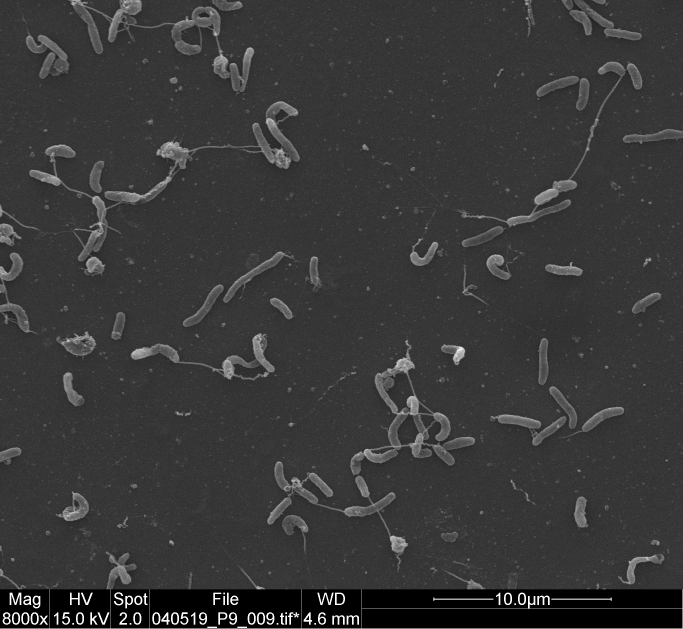
#> input picture PngTest.png, 2048 x 1886 px (shown at 1/3 size)
$ python -i automation.py   (imports and definitions only)
#> lines starting #> are read from the running program, lines starting #| are printed output that depends on the picture; after the words box and inside, x2 and y2 are one past the last pixel; in counts of white or black regions, pixels touching at a corner belong together
import matplotlib.pyplot as plt
import numpy as np
import math
from skimage import io
from skimage import feature
from skimage import draw
from skimage import util
from skimage import color
from skimage import morphology
from skimage import filters
from skimage import measure
from skimage import transform
from skimage import exposure
from skimage import segmentation as segs
from scipy import ndimage as ndi
from sklearn.neighbors import NearestNeighbors
import matplotlib.lines as lines
import os

# TODO:
# INTEGRATE WITH BETTER PREPROCESSING
# FIX ISSUE WITH THE FILLED IN NODES BEING JUST ONE
# Fix issue when it identifies letters on bottom as nodes

# CALL THIS FROM LOGIC TO GET SLICES OF LOCATIONS
def findNodes(filename):
    # filename = '040519_P9_009_cropped.tif'
    # filename2 = '040519_E5_013.tif'

#> called with filename = 'PngTest.png'
    image = plt.imread(filename)
#> image is the input picture: shape (1886, 2048, 4) float32; mean R, G, B, A 0.221, 0.221, 0.221, 1
    cells = np.asarray(image)

    scalebar_start = np.size(cells, 0)
#> scalebar_start = 1886
    found_scalebar = False
    for row in range(np.size(cells, 0)):
        if not found_scalebar:
            if np.amin(cells[row]) == 0:
                scalebar_start = row
                found_scalebar = True
#> after the loop, found_scalebar = True; scalebar_start = 1768

    cells = cells[:scalebar_start][:]
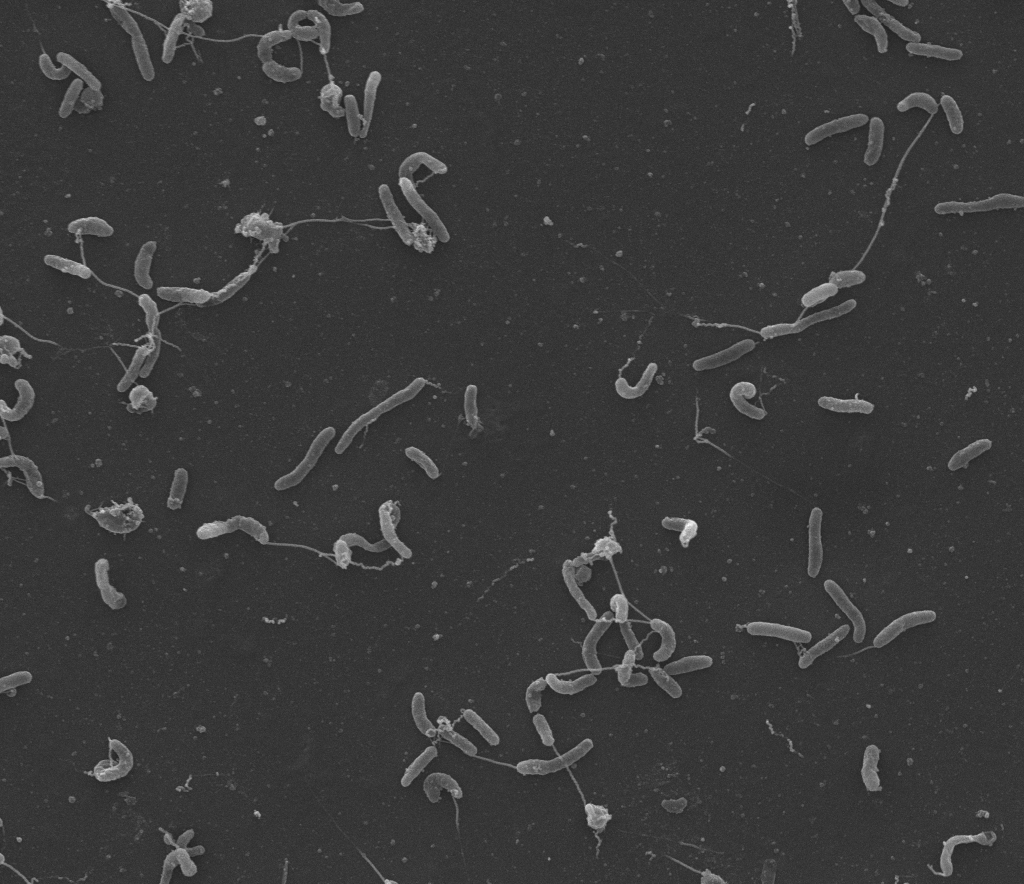
#> cells: shape (1768, 2048, 4) float32 (shown at 1/2 size); mean R, G, B, A 0.23, 0.23, 0.23, 1

    rgb_arr = np.stack((cells, cells, cells), axis=-1)

    greyscale = color.rgb2gray(cells)
    gray = exposure.rescale_intensity(greyscale)
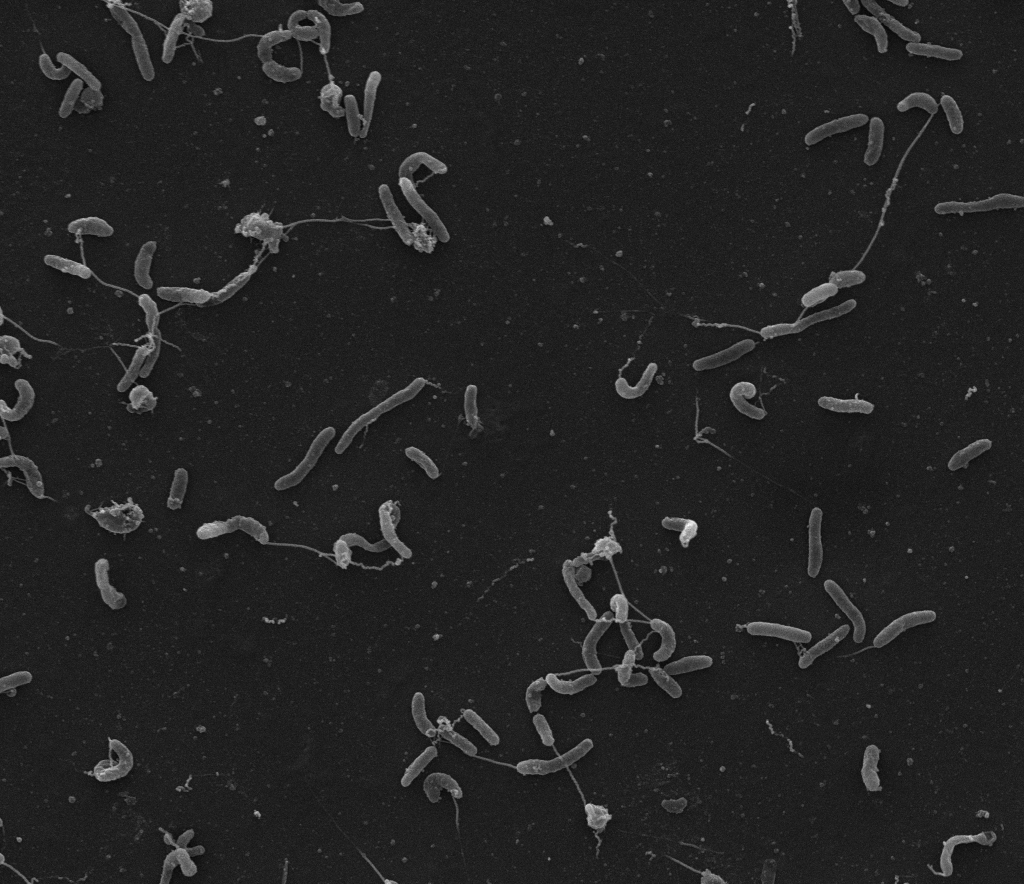
#> gray: shape (1768, 2048) float32 (shown at 1/2 size); min 0, max 1, mean 0.142
    im_thresh = filters.threshold_minimum(gray)
#> im_thresh = 0.287


    # print(binary)

    cells = filters.rank.median(gray, morphology.disk(7))
#> cells: shape (1768, 2048)

    binary = cells > im_thresh * .6
#> binary: shape (1768, 2048) bool; every value is 1
    for i in range(5):
        binary = morphology.erosion(binary)

    binary = morphology.remove_small_objects(binary, min_size=64)
    binary = 1 - binary
#> binary: shape (1768, 2048) int64; every value is 0
    # [20 lines of commented-out code are left out]

    elevation_map = filters.sobel(cells)
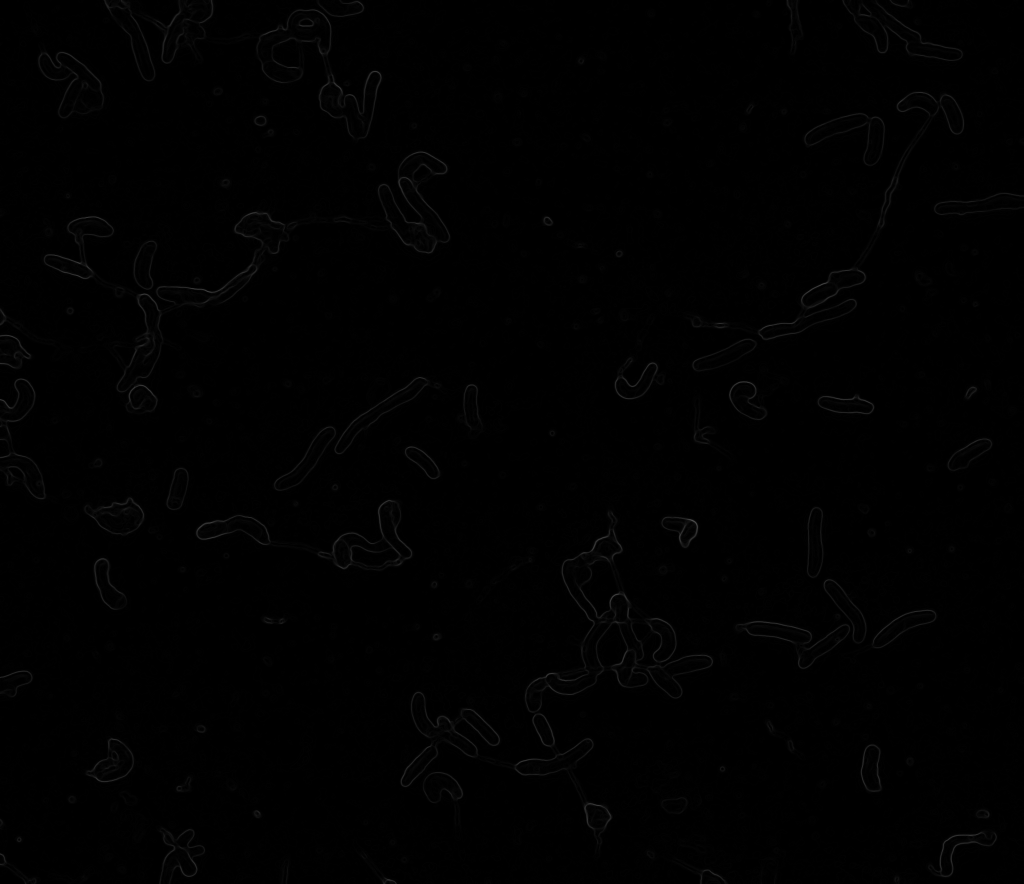
#> elevation_map: shape (1768, 2048) float64 (shown at 1/2 size); min 0, max 0.348, mean 0.0043

    #markers = np.zeros_like(cells)
    #markers[cells < 50] = 1
    #markers[cells > 120] = 2

    markers = filters.rank.gradient(cells, morphology.disk(6), mask=binary) < 20
    markers = ndi.label(markers)[0]
#> markers: shape (1768, 2048) int32; every value is 1


    #gradient = filters.rank.gradient(cells, morphology.disk(2))


    segmentation = morphology.watershed(elevation_map, markers, compactness=100, mask=binary)
#> segmentation: shape (1768, 2048) int32; every value is 0

    # NEXT LINE IS ISSUE IF THERE IS A BUNCH OF CELLS BUT NECESSARY FOR
    # THE PROGRAM TO RECOGNIZE DIFFERENT CELLS- NOT SURE WHY
    segmentation = ndi.binary_fill_holes(segmentation - 1)
    labeled_cells, cell_num = ndi.label(segmentation)
#> cell_num = 1
    sizes = np.bincount(labeled_cells.ravel())
#> sizes = [0, 3620864]
    for x, size in enumerate(sizes):
        if (size < 900):
            np.delete(sizes, [x])
#> this loop made 2 passes
#> (x, size) on passes 1 to 2: (0, 0), (1, 3620864)
    # print(sizes)
    # print(sizes.mean())
    # print(np.median(sizes))
    cellLocs = ndi.find_objects(labeled_cells)
#> cellLocs = 1 item
    return [cellLocs, sizes.mean() + np.median(sizes) /2]
    # print('Cells', cells)
    # print('Markers', markers)
    # print('LABEL', labeled_cells)
    # # print('\n'.join([''.join(['{:4}'.format(('', item) [item != 0]) for item in row])
    # #       for row in labeled_cells]))
    # print('Cell Number:', cell_num)
    # print('object locations:', cellLocals)
    # io.imshow(elevation_map)
    # io.imshow(segmentation)
    # io.imshow(labeled_cells)
    # io.show()
#
#
# filename = '040519_P9_009_cropped.tif'
# # filename2 = '040519_E5_013.tif'
#
# image = plt.imread(filename)
# cells = np.asarray(image)
# # rgb_arr = np.stack((gray_arr, gray_arr, gray_arr), axis=-1)
# #
# # greyscale = color.rgb2gray(rgb_arr)
# # gray = exposure.rescale_intensity(greyscale)
# # im_thresh = filters.threshold_minimum(greyscale)
# # binary = greyscale < im_thresh * .7
# # binary_denoise = filters.rank.median(binary, morphology.disk(5))
# #
# # plt.imshow(binary_denoise, cmap='Greys',  interpolation='nearest')
# # plt.show()
#
#
# # edges = feature.canny(gray/255.)
# # # edges = filters.sobel(gray)
# # fill_cells = ndi.binary_fill_holes(edges)
# # label_objects, nb_labels = ndi.label(fill_cells)
# # sizes = np.bincount(label_objects.ravel())
# # mask_sizes = sizes > 20
# # mask_sizes[0] = 0
# # cells_cleaned = mask_sizes[label_objects]
#
# # Trying to get labels to change to individual cells
# # then can use that with find objects
# elevation_map = filters.sobel(cells)
#
# markers = np.zeros_like(cells)
# markers[cells < 50] = 1
# markers[cells > 120] = 2
#
# segmentation = morphology.watershed(elevation_map, markers)
# segmentation = ndi.binary_fill_holes(segmentation - 1)
# labeled_cells, cell_num = ndi.label(segmentation)
# cellLocs = ndi.find_objects(labeled_cells)
# # print('Cells', cells)
# # print('Markers', markers)
# # print('LABEL', labeled_cells)
# # # print('\n'.join([''.join(['{:4}'.format(('', item) [item != 0]) for item in row])
# # #       for row in labeled_cells]))
# # print('Cell Number:', cell_num)
# # print('object locations:', cellLocals)
# # io.imshow(elevation_map)
# io.imshow(segmentation)
# # io.imshow(labeled_cells)
# io.show()

>>> result = findNodes('PngTest.png')
#> result = 2 items

$ run again, on 040519_E5_013.tif
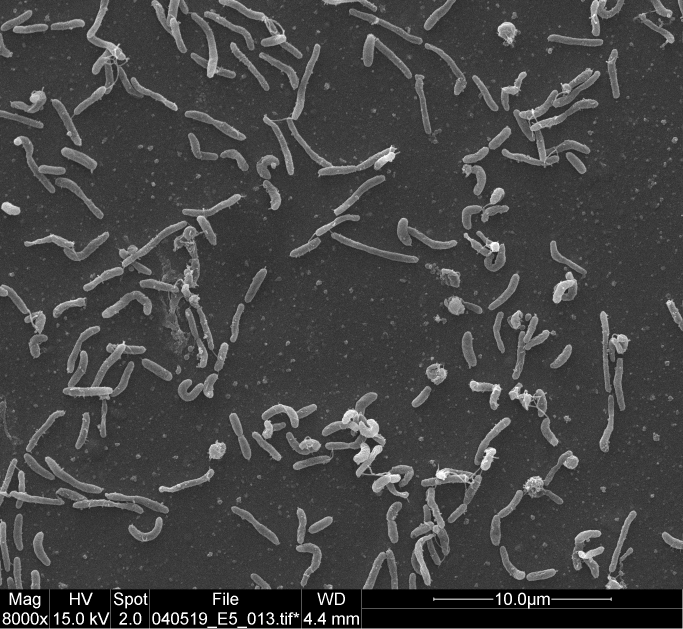
#> input picture 040519_E5_013.tif, 2048 x 1886 px (shown at 1/3 size)
#> in findNodes, image is the input picture: shape (1886, 2048); min 0, max 255, mean 68.3
#> in findNodes, `scalebar_start = np.size(cells, 0)`: scalebar_start = 1886
#> after the loop in findNodes, `for row in range(np.size(cells, 0)):`: found_scalebar = True; scalebar_start = 1768
#> im_thresh = 88
#> in findNodes, `binary = cells > im_thresh * .6`:
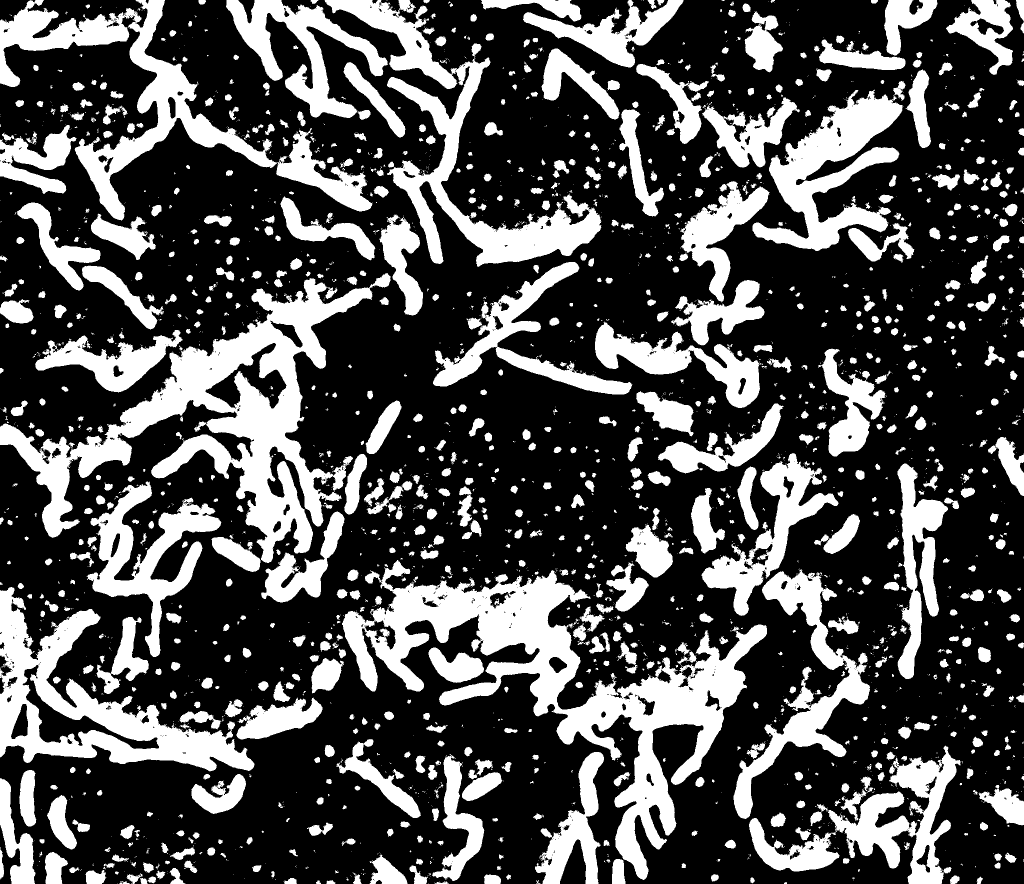
#> binary: shape (1768, 2048) bool (shown at 1/2 size); 30.5% white; 2707 white regions (1698 under 20 px), largest, box (x1, y1, x2, y2) and area: (684, 1120, 1534, 1760) 122133, (0, 546, 782, 1126) 108505, (0, 1174, 509, 1543) 56677
#> in findNodes, `labeled_cells, cell_num = ndi.label(segmentation)`:
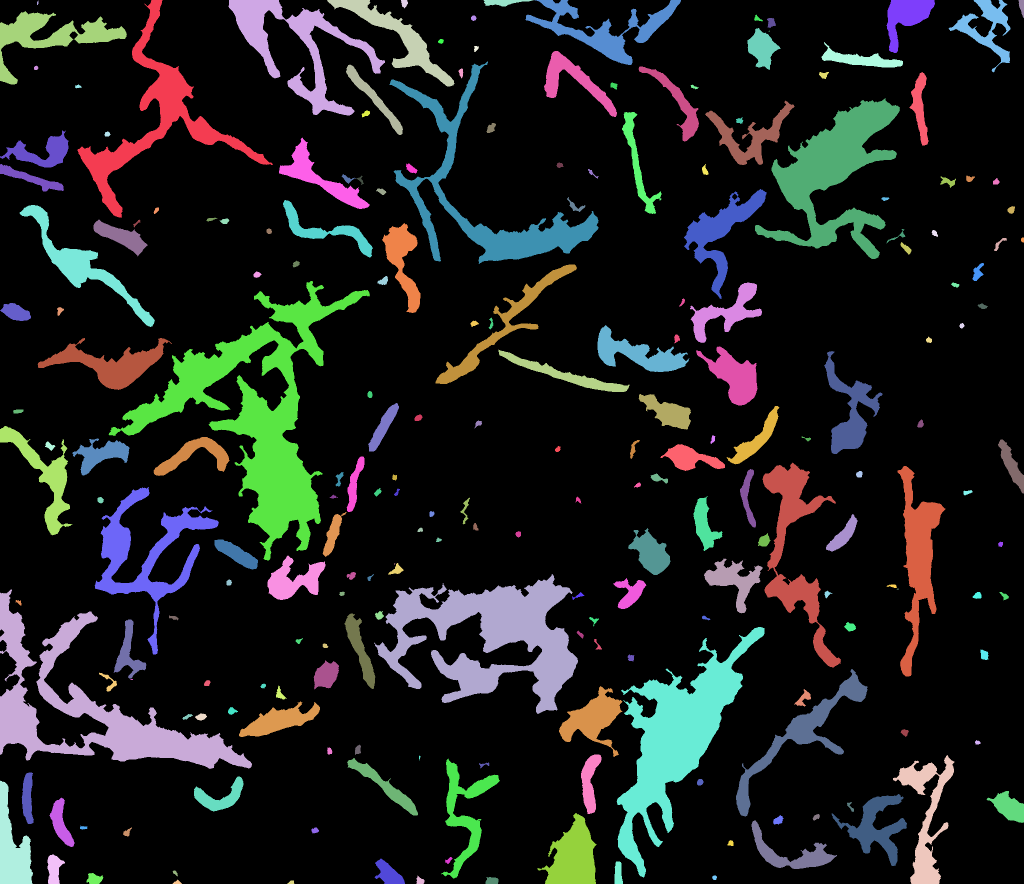
#> labeled_cells: shape (1768, 2048) int32 (shown at 1/2 size); 220 distinct labels, from 0 to 219; one colour per label, 0 black
#> cell_num = 219
#> sizes = 220 values, max 2922993 at index 0, min 4 at index 16, mean 16458.5
#> the loop in findNodes, `for x, size in enumerate(sizes):` made 220 passes
#> size on passes 1 to 3: 2922993, 23285, 18390
#> cellLocs = 219 items
#> result = 2 items
